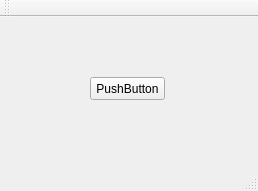
<?xml version="1.0" encoding="UTF-8"?>
<ui version="4.0">
 <class>MainWindow</class>
 <widget class="QMainWindow" name="MainWindow">
  <property name="geometry">
   <rect>
    <x>0</x>
    <y>0</y>
    <width>258</width>
    <height>191</height>
   </rect>
  </property>
  <property name="windowTitle">
   <string>MainWindow</string>
  </property>
  <widget class="QWidget" name="centralWidget">
   <widget class="QPushButton" name="pushButton">
    <property name="geometry">
     <rect>
      <x>90</x>
      <y>60</y>
      <width>75</width>
      <height>23</height>
     </rect>
    </property>
    <property name="text">
     <string>PushButton</string>
    </property>
   </widget>
  </widget>
  <widget class="QMenuBar" name="menuBar">
   <property name="geometry">
    <rect>
     <x>0</x>
     <y>0</y>
     <width>258</width>
     <height>21</height>
    </rect>
   </property>
  </widget>
  <widget class="QToolBar" name="mainToolBar">
   <attribute name="toolBarArea">
    <enum>TopToolBarArea</enum>
   </attribute>
   <attribute name="toolBarBreak">
    <bool>false</bool>
   </attribute>
  </widget>
  <widget class="QStatusBar" name="statusBar"/>
 </widget>
 <layoutdefault spacing="6" margin="11"/>
 <resources/>
 <connections/>
</ui>
